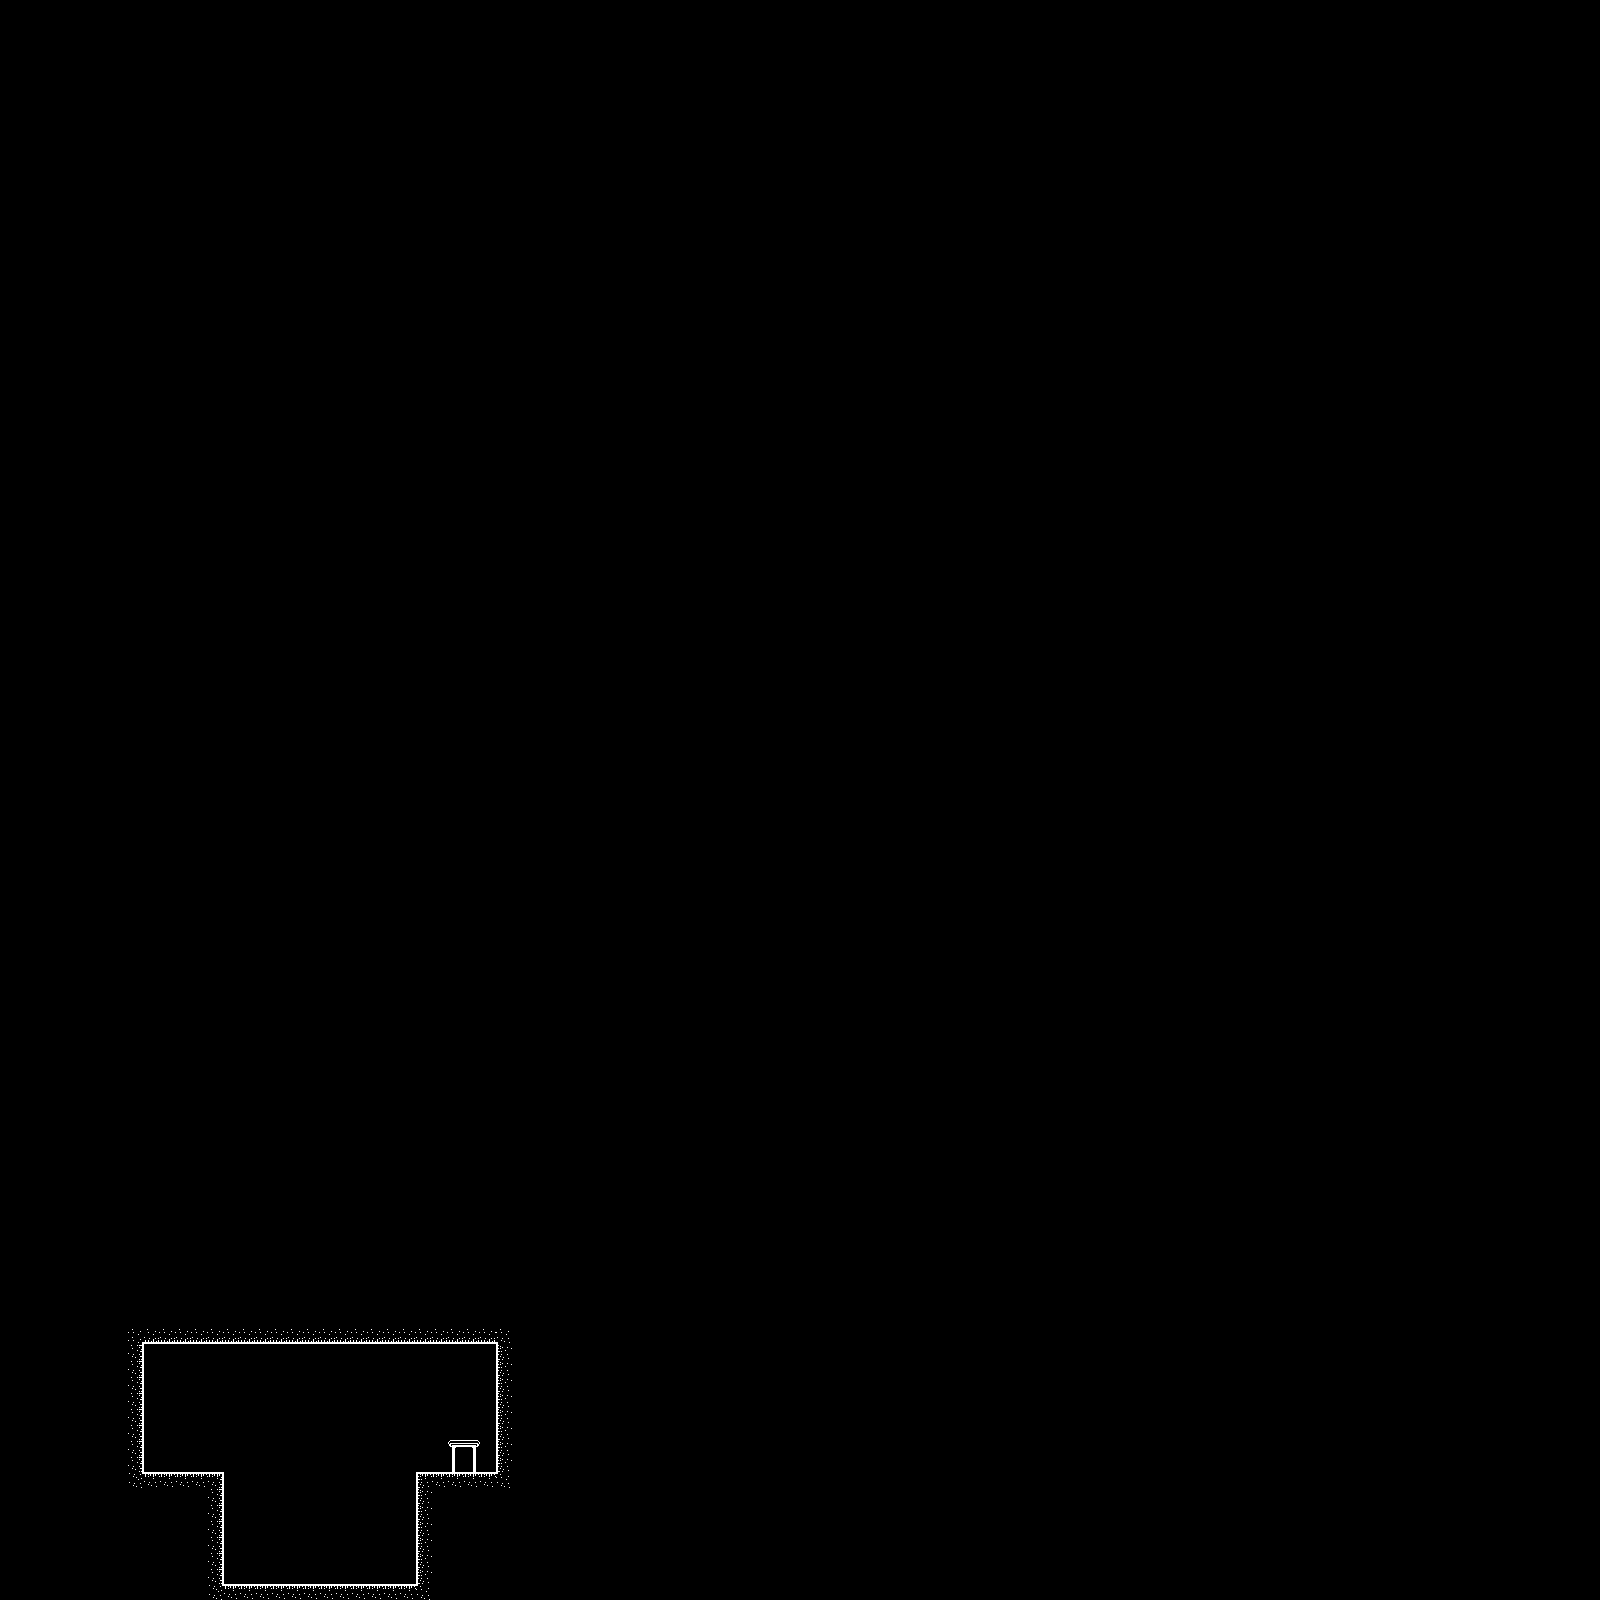

A 2D game scene composited from a Tiled map and its tileset images. What follows is a short description and the map's XML, with each tile layer's data collapsed to a summary:
An orthogonal 100x100 tile map with 16x16 px tiles, 1 tile layer (Tiles) and 11 objects (StageComplete, GreenBox, RedBox, Lamp, BlueGem, ...).

<map version="1.10" tiledversion="1.10.2" orientation="orthogonal" renderorder="right-down" width="100" height="100" tilewidth="16" tileheight="16" infinite="0" nextlayerid="8" nextobjectid="17">
 <tileset firstgid="1" source="amproject.tsx" />
 <layer id="1" name="Tiles" width="100" height="100" locked="1">
  <data>[10000 cells, 152 non-empty, 15 distinct tile ids]</data>
 </layer>
 <objectgroup id="2" name="Grounds" locked="1">
  <object id="2" x="208" y="1584" width="224" height="8" />
  <object id="4" x="416" y="1472" width="96" height="128" />
  <object id="5" x="128" y="1472" width="96" height="128" />
  <object id="6" x="136" y="1328" width="8" height="160" />
  <object id="7" x="496" y="1328" width="8" height="160" />
 </objectgroup>
 <objectgroup id="3" name="Spikes" locked="1" />
 <objectgroup id="4" name="Objects" locked="1">
  <object id="8" name="StageComplete" x="464" y="1456">
   <properties>
    <property name="class" value="scenePortal" />
    <property name="scene" value="LevelLobby" />
   </properties>
   <point />
  </object>
  <object id="10" name="GreenBox" x="288" y="1456" width="32" height="48">
   <properties>
    <property name="class" value="box" />
    <property name="color" value="green" />
   </properties>
  </object>
  <object id="11" name="RedBox" x="288" y="1504" width="32" height="80">
   <properties>
    <property name="class" value="box" />
    <property name="color" value="red" />
   </properties>
  </object>
  <object id="12" name="Lamp" x="344" y="1584">
   <properties>
    <property name="angle" type="float" value="0" />
    <property name="class" value="lamp" />
    <property name="radius" type="float" value="50" />
   </properties>
   <point />
  </object>
  <object id="13" name="BlueGem" x="184" y="1462">
   <properties>
    <property name="class" value="gem" />
    <property name="color" value="blue" />
   </properties>
   <point />
  </object>
 </objectgroup>
 <objectgroup id="5" name="Bricks" />
 <objectgroup id="6" name="Start" locked="1">
  <object id="1" name="Start" x="248" y="1584">
   <point />
  </object>
 </objectgroup>
 <objectgroup id="7" name="OneWays" locked="1" />
</map>
